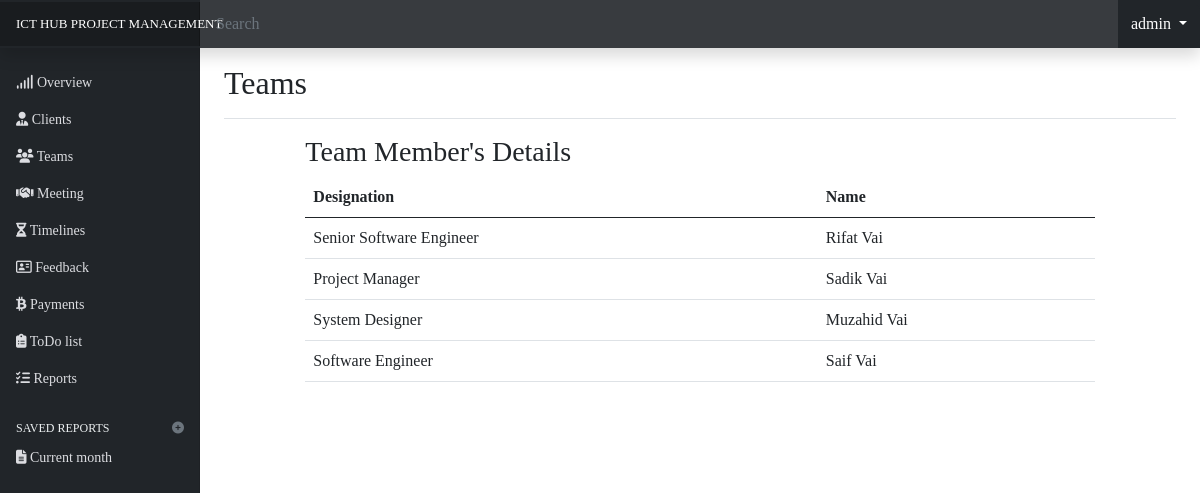
The app's page /add_project/team/details/16 (signed in) with its own data.
### project_details/models.py (models this page shows, shortened)
class ProjectTeamMember(models.Model):
    profile_name = models.ForeignKey(User, on_delete=models.CASCADE)
    project_name = models.ForeignKey(ProjectDetail, on_delete=models.CASCADE)
    designation = models.CharField(max_length=100)
    member_name = models.CharField(max_length=100)
    created_on = models.DateTimeField(auto_now=False, auto_now_add=True)

### project_details/views.py (the view)
# urls.py: path('team/details/<int:pid>', views.project_team_details, name='project-team-details'),
def project_team_details(request, pid):
    if request.user.is_authenticated:
        user = get_object_or_404(User, id=request.user.id)
        if user.groups.filter(name__in=['admin', 'staff']).exists():
            try:
                user = get_object_or_404(User, id=request.user.id)
                project = ProjectDetail.objects.get(id=pid, profile_name=user)
                context = {
                    "username": user,
                    "add_project": project,
                    "teams": ProjectTeamMember.objects.filter(project_name=project, profile_name=user).order_by(
                        '-created_on'),
                }
                return render(request, 'project_details/team.html', context)
            except:
                raise Http404
        else:
            raise Http404
    else:
        messages.add_message(request, messages.WARNING, 'Need to be login!')
        return redirect('/')

### templates/project_details/team.html (shortened to what this page needs)
{% extends 'project_details/base.html' %}
{% block content %}
            <main class="col-md-9 ms-sm-auto col-lg-10 px-md-4">
                <div
                    class="d-flex justify-content-between flex-wrap flex-md-nowrap align-items-center pt-3 pb-2 mb-3 border-bottom">
                    <h1 class="h2">Teams</h1>
                </div>
                <div class="row">
                    <div class="col-md-10 offset-1" style="font-size: 16px;">
                        <h3>Team Member's Details</h3>
                        <table class="table table-hover">
                            <thead>
                                <tr>
                                    <th scope="col">Designation</th>
                                    <th scope="col">Name</th>
                                </tr>
                            </thead>
                            <tbody>
                                {% for t in teams %}
                                <tr>
                                    <td>{{ t.designation }}</td>
                                    <td>{{ t.member_name }}</td>
                                </tr>
                                {% endfor %}
                            </tbody>
                        </table>
                    </div>
                </div>
            </main>
{% endblock content %}

### templates/project_details/base.html (shortened to what this page needs)
{% load static %}
<!DOCTYPE html>
<html lang="en">
<head>
    <link rel="stylesheet" href="{% static 'css/bootstrap.css' %}">
    <link rel="stylesheet" href="{% static 'css/style.css' %}">
    <link rel="stylesheet" href="{% static 'css/dashboard.css' %}">
    <link rel="stylesheet" href="{% static 'css/progressbar.css' %}">
</head>
<body>
    <header
        class="navbar navbar-dark sticky-top bg-dark flex-md-nowrap p-0 shadow">
        <a style="font-size:13px!important;" class="navbar-brand col-md-3 col-lg-2 me-0 px-3" href="/">ICT HUB PROJECT
            MANAGEMENT</a>
        <input class="form-control form-control-dark w-100" type="text" placeholder="Search" aria-label="Search" />
        <div class="dropdown">
          <button class="btn btn-dark dropdown-toggle" type="button" id="dropdownMenuButton" data-bs-toggle="dropdown" aria-expanded="false">
              {{ username }}
          </button>
        </div>
    </header>
    <div class="container-fluid">
        <div class="row">
            <nav id="sidebarMenu" style="background:#212529!important;"
                class="col-md-3 col-lg-2 d-md-block sidebar collapse ">
                <div class="pt-3">
                    <ul class="nav flex-column">
                        <li class="nav-item">
                            <a class="nav-link" style="color:#dcdde1;" href="{% url 'project-details-overview' pid=add_project.id %}">
                                <i class="fas fa-signal"></i>
                                Overview
                            </a>
                        </li>
                        <li class="nav-item">
                            <a class="nav-link" style="color:#dcdde1;" href="{% url 'project-client-details' pid=add_project.id %}">
                                <i class="fas fa-user-tie"></i>
                                Clients
                            </a>
                        </li>
                        <li class="nav-item">
                            <a class="nav-link" style="color:#dcdde1;" href="{% url 'project-team-details' pid=add_project.id %}">
                                <i class="fas fa-users"></i>
                                Teams
                            </a>
                        </li>
                        <li class="nav-item">
                            <a class="nav-link" style="color:#dcdde1;" href="">
                                <i class="fas fa-handshake"></i>
                                Meeting
                            </a>
                        </li>
                        <li class="nav-item">
                            <a class="nav-link" style="color:#dcdde1;" href="{% url 'project-timeline' pid=add_project.id %}">
                                <i class="fas fa-hourglass-half"></i>
                                Timelines
                            </a>
                        </li>
                        <li class="nav-item">
                            <a class="nav-link" style="color:#dcdde1;" href="{% url 'project-feedback' pid=add_project.id %}">
                                <i class="far fa-address-card"></i>
                                Feedback
                            </a>
                        </li>
                        <li class="nav-item">
                            <a class="nav-link" style="color:#dcdde1;" href="{% url 'project-payment' pid=add_project.id %}">
                                <i class="fab fa-btc"></i>
                                Payments
                            </a>
                        </li>
                        <li class="nav-item">
                            <a class="nav-link" style="color:#dcdde1;" href="{% url 'project-todo-list' pid=add_project.id %}">
                                <i class="fas fa-clipboard-list"></i>
                                ToDo list
                            </a>
                        </li>
                        <li class="nav-item">
                            <a class="nav-link" style="color:#dcdde1;" href="">
                                <i class="fas fa-tasks"></i>
                                Reports
                            </a>
                        </li>
                    </ul>
                    <h6
                        class="sidebar-heading d-flex justify-content-between align-items-center px-3 mt-4 mb-1 text-muted">
                        <span style="color:#ecf0f1;" >Saved reports</span>
                        <a class="link-secondary" href="#" aria-label="Add a new report">
                            <i class="fas fa-plus-circle"></i>
                        </a>
                    </h6>
                    <ul class="nav flex-column mb-2">
                        <li class="nav-item">
                            <a class="nav-link" style="color:#dcdde1;" href="#">
                                <i class="fas fa-file-alt"></i>
                                Current month
                            </a>
                        </li>
                    </ul>
                </div>
            </nav>
    {% block content %}
    {% endblock content %}
        </div>
    </div>
</body>
</html>

### staticfiles/css/style.css (style rules this page uses)
* { margin: 0; padding: 0; font-family: 'Imbue', serif; }
input.form-control { border-radius: 17px; padding: 8px 24px; }

### staticfiles/css/dashboard.css (style rules this page uses)
body { font-size: .875rem; }
.sidebar { position: fixed; top: 0; bottom: 0; left: 0; z-index: 100; padding: 48px 0 0; box-shadow: inset -1px 0 0 rgba(0, 0, 0, .1); }
.sidebar .nav-link { font-weight: 500; color: #333; }
.sidebar-heading { font-size: .75rem; text-transform: uppercase; }
.navbar-brand { padding-top: .75rem; padding-bottom: .75rem; font-size: 1rem; background-color: rgba(0, 0, 0, .25); box-shadow: inset -1px 0 0 rgba(0, 0, 0, .25); }
.navbar .form-control { padding: .75rem 1rem; border-width: 0; border-radius: 0; }
.form-control-dark { color: #fff; background-color: rgba(255, 255, 255, .1); border-color: rgba(255, 255, 255, .1); }

### records on screen
ProjectTeamMember: designation "Senior Software Engineer", member_name "Rifat Vai"
ProjectTeamMember: designation "Project Manager", member_name "Sadik Vai"
ProjectTeamMember: designation "System Designer", member_name "Muzahid Vai"
ProjectTeamMember: designation "Software Engineer", member_name "Saif Vai"

### other values on screen
{{ username }} "admin"
